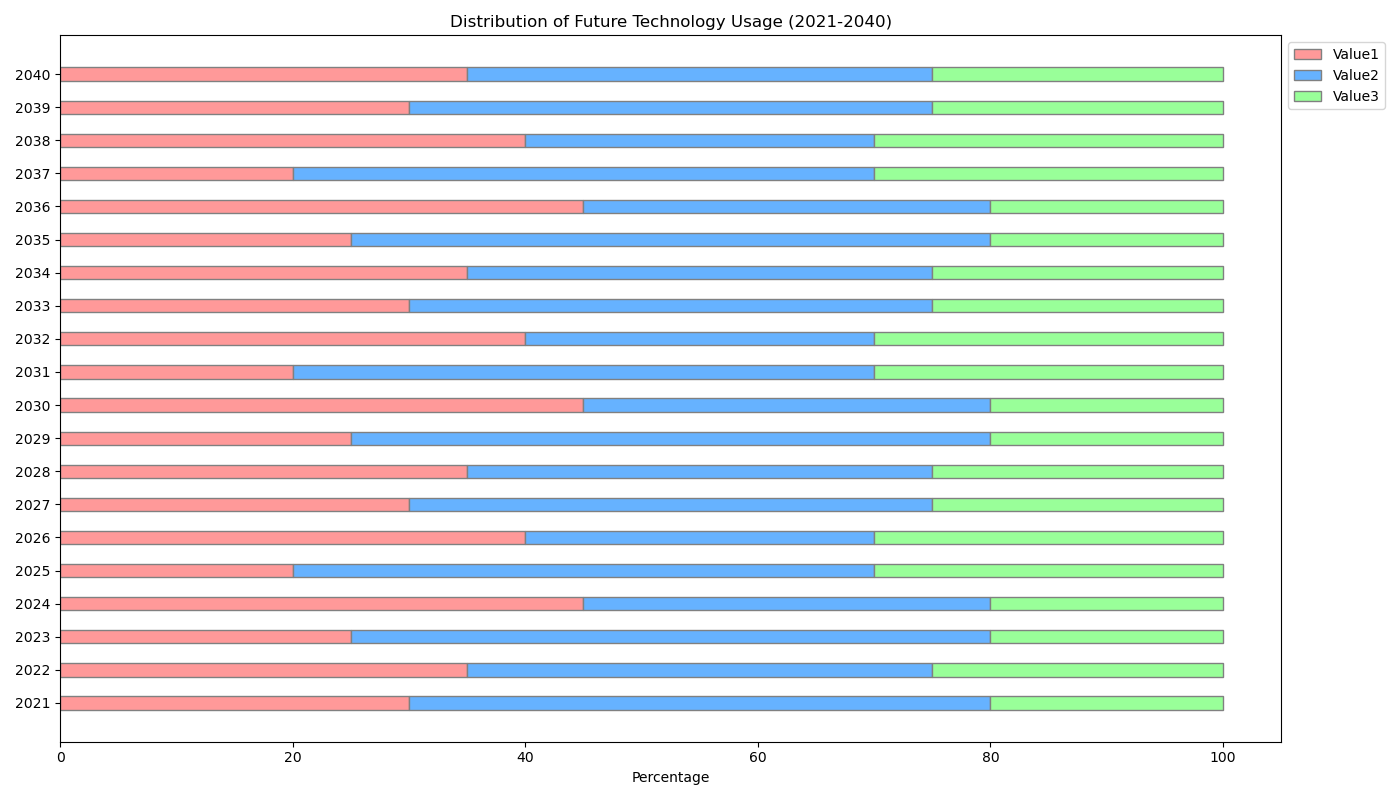

Generate this figure with Python:

import matplotlib.pyplot as plt
import numpy as np

data = np.array([
    [30, 50, 20],
    [35, 40, 25],
    [25, 55, 20],
    [45, 35, 20],
    [20, 50, 30],
    [40, 30, 30],
    [30, 45, 25],
    [35, 40, 25],
    [25, 55, 20],
    [45, 35, 20],
    [20, 50, 30],
    [40, 30, 30],
    [30, 45, 25],
    [35, 40, 25],
    [25, 55, 20],
    [45, 35, 20],
    [20, 50, 30],
    [40, 30, 30],
    [30, 45, 25],
    [35, 40, 25]
])

categories = ['2021', '2022', '2023', '2024', '2025', '2026', '2027', '2028', '2029', '2030', 
              '2031', '2032', '2033', '2034', '2035', '2036', '2037', '2038', '2039', '2040']

width = 0.5  # Width of the bars
fig, ax = plt.subplots(figsize=(14, 8))  # Adjusted the size of the figure

bars1 = data[:, 0]
bars2 = data[:, 1]
bars3 = data[:, 2]

bar_width = 0.4  # Bar width
x = np.arange(len(categories))

ax.barh(x, bars1, color='#FF9999', edgecolor='grey', height=bar_width, label='Value1')
ax.barh(x, bars2, left=bars1, color='#66B2FF', edgecolor='grey', height=bar_width, label='Value2')
ax.barh(x, bars3, left=bars1+bars2, color='#99FF99', edgecolor='grey', height=bar_width, label='Value3')

ax.set_xlabel('Percentage')
ax.set_title('Distribution of Future Technology Usage (2021-2040)')
ax.set_yticks(x)
ax.set_yticklabels(categories)
ax.legend(loc='upper left', bbox_to_anchor=(1, 1))

plt.tight_layout()
plt.show()
